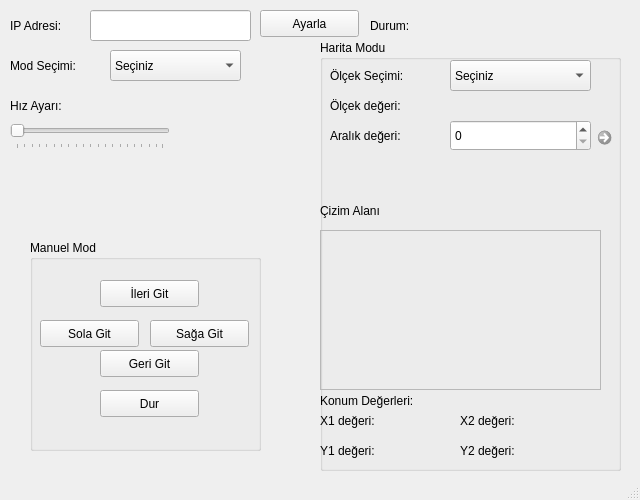
<?xml version="1.0" encoding="UTF-8"?>
<ui version="4.0">
 <class>MainWindow</class>
 <widget class="QMainWindow" name="MainWindow">
  <property name="geometry">
   <rect>
    <x>0</x>
    <y>0</y>
    <width>640</width>
    <height>500</height>
   </rect>
  </property>
  <property name="windowTitle">
   <string>Gezgin ROBOT</string>
  </property>
  <widget class="QWidget" name="centralwidget">
   <widget class="QLabel" name="label">
    <property name="geometry">
     <rect>
      <x>10</x>
      <y>10</y>
      <width>71</width>
      <height>31</height>
     </rect>
    </property>
    <property name="text">
     <string>IP Adresi:</string>
    </property>
   </widget>
   <widget class="QLineEdit" name="line_ip">
    <property name="geometry">
     <rect>
      <x>90</x>
      <y>10</y>
      <width>161</width>
      <height>31</height>
     </rect>
    </property>
    <property name="maxLength">
     <number>15</number>
    </property>
    <property name="cursorMoveStyle">
     <enum>Qt::VisualMoveStyle</enum>
    </property>
   </widget>
   <widget class="QPushButton" name="btn_ayarla">
    <property name="geometry">
     <rect>
      <x>260</x>
      <y>10</y>
      <width>99</width>
      <height>27</height>
     </rect>
    </property>
    <property name="text">
     <string>Ayarla</string>
    </property>
   </widget>
   <widget class="QLabel" name="label_2">
    <property name="geometry">
     <rect>
      <x>370</x>
      <y>10</y>
      <width>61</width>
      <height>31</height>
     </rect>
    </property>
    <property name="text">
     <string>Durum:</string>
    </property>
   </widget>
   <widget class="QLabel" name="lbl_durum">
    <property name="geometry">
     <rect>
      <x>450</x>
      <y>10</y>
      <width>111</width>
      <height>31</height>
     </rect>
    </property>
    <property name="text">
     <string/>
    </property>
   </widget>
   <widget class="QComboBox" name="cmbbx_mod">
    <property name="geometry">
     <rect>
      <x>110</x>
      <y>50</y>
      <width>131</width>
      <height>31</height>
     </rect>
    </property>
    <item>
     <property name="text">
      <string>Seçiniz</string>
     </property>
    </item>
    <item>
     <property name="text">
      <string>Manuel Mod</string>
     </property>
    </item>
    <item>
     <property name="text">
      <string>Harita Modu</string>
     </property>
    </item>
   </widget>
   <widget class="QLabel" name="label_3">
    <property name="geometry">
     <rect>
      <x>10</x>
      <y>50</y>
      <width>91</width>
      <height>31</height>
     </rect>
    </property>
    <property name="text">
     <string>Mod Seçimi:</string>
    </property>
   </widget>
   <widget class="QGroupBox" name="grpbx_manuel">
    <property name="geometry">
     <rect>
      <x>30</x>
      <y>240</y>
      <width>231</width>
      <height>211</height>
     </rect>
    </property>
    <property name="title">
     <string>Manuel Mod</string>
    </property>
    <widget class="QPushButton" name="btn_ileri">
     <property name="geometry">
      <rect>
       <x>70</x>
       <y>40</y>
       <width>99</width>
       <height>27</height>
      </rect>
     </property>
     <property name="text">
      <string>İleri Git</string>
     </property>
    </widget>
    <widget class="QPushButton" name="btn_sol">
     <property name="geometry">
      <rect>
       <x>10</x>
       <y>80</y>
       <width>99</width>
       <height>27</height>
      </rect>
     </property>
     <property name="text">
      <string>Sola Git</string>
     </property>
    </widget>
    <widget class="QPushButton" name="btn_sag">
     <property name="geometry">
      <rect>
       <x>120</x>
       <y>80</y>
       <width>99</width>
       <height>27</height>
      </rect>
     </property>
     <property name="text">
      <string>Sağa Git</string>
     </property>
    </widget>
    <widget class="QPushButton" name="btn_geri">
     <property name="geometry">
      <rect>
       <x>70</x>
       <y>110</y>
       <width>99</width>
       <height>27</height>
      </rect>
     </property>
     <property name="text">
      <string>Geri Git</string>
     </property>
    </widget>
    <widget class="QPushButton" name="btn_dur">
     <property name="geometry">
      <rect>
       <x>70</x>
       <y>150</y>
       <width>99</width>
       <height>27</height>
      </rect>
     </property>
     <property name="text">
      <string>Dur</string>
     </property>
    </widget>
   </widget>
   <widget class="QLabel" name="label_4">
    <property name="geometry">
     <rect>
      <x>10</x>
      <y>90</y>
      <width>81</width>
      <height>31</height>
     </rect>
    </property>
    <property name="text">
     <string>Hız Ayarı:</string>
    </property>
   </widget>
   <widget class="QSlider" name="slider_hiz">
    <property name="geometry">
     <rect>
      <x>10</x>
      <y>120</y>
      <width>160</width>
      <height>29</height>
     </rect>
    </property>
    <property name="minimum">
     <number>1</number>
    </property>
    <property name="maximum">
     <number>100</number>
    </property>
    <property name="orientation">
     <enum>Qt::Horizontal</enum>
    </property>
    <property name="tickPosition">
     <enum>QSlider::TicksBelow</enum>
    </property>
    <property name="tickInterval">
     <number>5</number>
    </property>
   </widget>
   <widget class="QGroupBox" name="grpbx_harita">
    <property name="geometry">
     <rect>
      <x>320</x>
      <y>40</y>
      <width>301</width>
      <height>431</height>
     </rect>
    </property>
    <property name="title">
     <string>Harita Modu</string>
    </property>
    <widget class="QLabel" name="label_7">
     <property name="geometry">
      <rect>
       <x>10</x>
       <y>20</y>
       <width>111</width>
       <height>31</height>
      </rect>
     </property>
     <property name="text">
      <string>Ölçek Seçimi: </string>
     </property>
    </widget>
    <widget class="QComboBox" name="cmbbx_olcek">
     <property name="geometry">
      <rect>
       <x>130</x>
       <y>20</y>
       <width>141</width>
       <height>31</height>
      </rect>
     </property>
     <item>
      <property name="text">
       <string>Seçiniz</string>
      </property>
     </item>
     <item>
      <property name="text">
       <string>mm (milimetre)</string>
      </property>
     </item>
     <item>
      <property name="text">
       <string>cm (santimetre)</string>
      </property>
     </item>
     <item>
      <property name="text">
       <string>m (metre)</string>
      </property>
     </item>
    </widget>
    <widget class="QLabel" name="label_8">
     <property name="geometry">
      <rect>
       <x>10</x>
       <y>50</y>
       <width>111</width>
       <height>31</height>
      </rect>
     </property>
     <property name="text">
      <string>Ölçek değeri: </string>
     </property>
    </widget>
    <widget class="QLabel" name="label_9">
     <property name="geometry">
      <rect>
       <x>10</x>
       <y>80</y>
       <width>111</width>
       <height>31</height>
      </rect>
     </property>
     <property name="text">
      <string>Aralık değeri: </string>
     </property>
    </widget>
    <widget class="QSpinBox" name="spnbx_aralik">
     <property name="geometry">
      <rect>
       <x>130</x>
       <y>80</y>
       <width>141</width>
       <height>31</height>
      </rect>
     </property>
     <property name="minimum">
      <number>0</number>
     </property>
     <property name="maximum">
      <number>10</number>
     </property>
    </widget>
    <widget class="QFrame" name="frame">
     <property name="geometry">
      <rect>
       <x>0</x>
       <y>190</y>
       <width>281</width>
       <height>160</height>
      </rect>
     </property>
     <property name="minimumSize">
      <size>
       <width>0</width>
       <height>0</height>
      </size>
     </property>
     <property name="frameShape">
      <enum>QFrame::StyledPanel</enum>
     </property>
     <property name="frameShadow">
      <enum>QFrame::Plain</enum>
     </property>
    </widget>
    <widget class="QLabel" name="label_10">
     <property name="geometry">
      <rect>
       <x>0</x>
       <y>350</y>
       <width>131</width>
       <height>21</height>
      </rect>
     </property>
     <property name="text">
      <string>Konum Değerleri:</string>
     </property>
    </widget>
    <widget class="QLabel" name="lbl_olcek">
     <property name="geometry">
      <rect>
       <x>130</x>
       <y>50</y>
       <width>61</width>
       <height>31</height>
      </rect>
     </property>
     <property name="text">
      <string/>
     </property>
    </widget>
    <widget class="QLabel" name="lbl_cizim">
     <property name="geometry">
      <rect>
       <x>0</x>
       <y>110</y>
       <width>281</width>
       <height>41</height>
      </rect>
     </property>
     <property name="text">
      <string/>
     </property>
    </widget>
    <widget class="QLabel" name="label_11">
     <property name="geometry">
      <rect>
       <x>0</x>
       <y>370</y>
       <width>81</width>
       <height>21</height>
      </rect>
     </property>
     <property name="text">
      <string>X1 değeri:</string>
     </property>
    </widget>
    <widget class="QLabel" name="label_12">
     <property name="geometry">
      <rect>
       <x>0</x>
       <y>400</y>
       <width>81</width>
       <height>21</height>
      </rect>
     </property>
     <property name="text">
      <string>Y1 değeri:</string>
     </property>
    </widget>
    <widget class="QLabel" name="lbl_x1">
     <property name="geometry">
      <rect>
       <x>70</x>
       <y>370</y>
       <width>61</width>
       <height>21</height>
      </rect>
     </property>
     <property name="text">
      <string/>
     </property>
    </widget>
    <widget class="QLabel" name="lbl_y1">
     <property name="geometry">
      <rect>
       <x>70</x>
       <y>400</y>
       <width>61</width>
       <height>21</height>
      </rect>
     </property>
     <property name="text">
      <string/>
     </property>
    </widget>
    <widget class="QLabel" name="label_13">
     <property name="geometry">
      <rect>
       <x>140</x>
       <y>370</y>
       <width>81</width>
       <height>21</height>
      </rect>
     </property>
     <property name="text">
      <string>X2 değeri:</string>
     </property>
    </widget>
    <widget class="QLabel" name="label_14">
     <property name="geometry">
      <rect>
       <x>140</x>
       <y>400</y>
       <width>81</width>
       <height>21</height>
      </rect>
     </property>
     <property name="text">
      <string>Y2 değeri:</string>
     </property>
    </widget>
    <widget class="QLabel" name="lbl_x2">
     <property name="geometry">
      <rect>
       <x>210</x>
       <y>370</y>
       <width>61</width>
       <height>21</height>
      </rect>
     </property>
     <property name="text">
      <string/>
     </property>
    </widget>
    <widget class="QLabel" name="lbl_y2">
     <property name="geometry">
      <rect>
       <x>210</x>
       <y>400</y>
       <width>61</width>
       <height>21</height>
      </rect>
     </property>
     <property name="text">
      <string/>
     </property>
    </widget>
    <widget class="QLabel" name="label_15">
     <property name="geometry">
      <rect>
       <x>0</x>
       <y>160</y>
       <width>101</width>
       <height>21</height>
      </rect>
     </property>
     <property name="text">
      <string>Çizim Alanı</string>
     </property>
    </widget>
    <widget class="QCommandLinkButton" name="btn_link">
     <property name="enabled">
      <bool>false</bool>
     </property>
     <property name="geometry">
      <rect>
       <x>270</x>
       <y>80</y>
       <width>31</width>
       <height>31</height>
      </rect>
     </property>
     <property name="text">
      <string/>
     </property>
     <property name="checkable">
      <bool>true</bool>
     </property>
     <property name="default">
      <bool>false</bool>
     </property>
    </widget>
   </widget>
   <widget class="QLabel" name="lbl_hiz">
    <property name="geometry">
     <rect>
      <x>180</x>
      <y>110</y>
      <width>61</width>
      <height>31</height>
     </rect>
    </property>
    <property name="text">
     <string/>
    </property>
   </widget>
  </widget>
  <widget class="QStatusBar" name="statusbar"/>
 </widget>
 <resources/>
 <connections/>
</ui>
